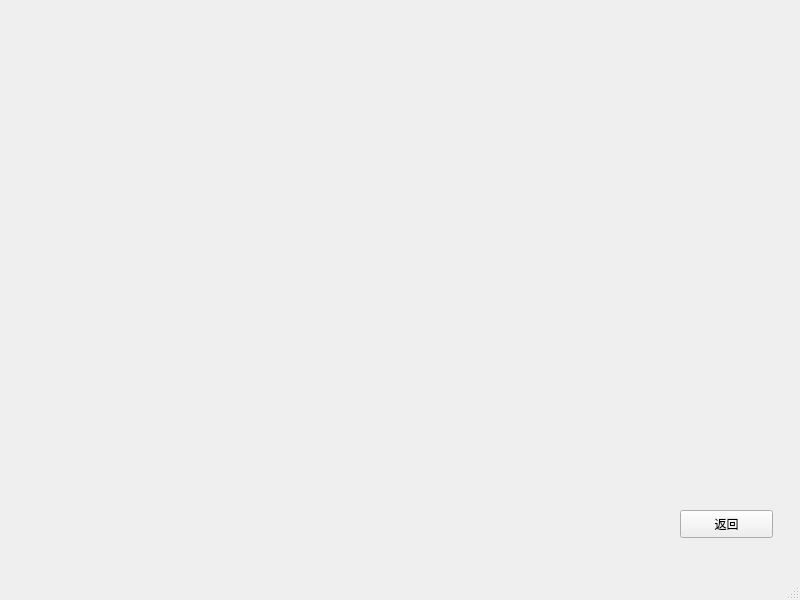
<?xml version="1.0" encoding="UTF-8"?>
<ui version="4.0">
 <class>DataWindow</class>
 <widget class="QMainWindow" name="DataWindow">
  <property name="geometry">
   <rect>
    <x>0</x>
    <y>0</y>
    <width>800</width>
    <height>600</height>
   </rect>
  </property>
  <property name="windowTitle">
   <string>MainWindow</string>
  </property>
  <widget class="QWidget" name="centralwidget">
   <widget class="QPushButton" name="btn_back">
    <property name="geometry">
     <rect>
      <x>680</x>
      <y>510</y>
      <width>93</width>
      <height>28</height>
     </rect>
    </property>
    <property name="text">
     <string>返回</string>
    </property>
   </widget>
  </widget>
  <widget class="QMenuBar" name="menubar">
   <property name="geometry">
    <rect>
     <x>0</x>
     <y>0</y>
     <width>800</width>
     <height>26</height>
    </rect>
   </property>
  </widget>
  <widget class="QStatusBar" name="statusbar"/>
 </widget>
 <resources/>
 <connections/>
</ui>
